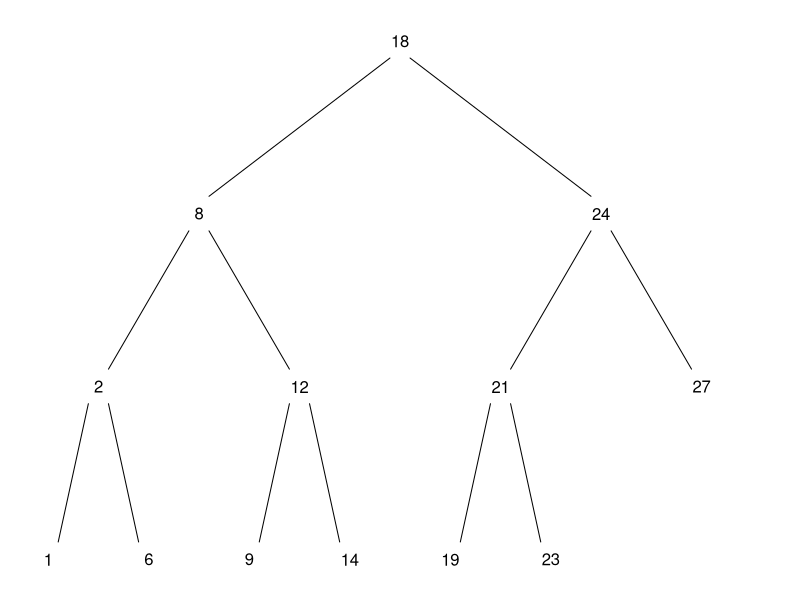
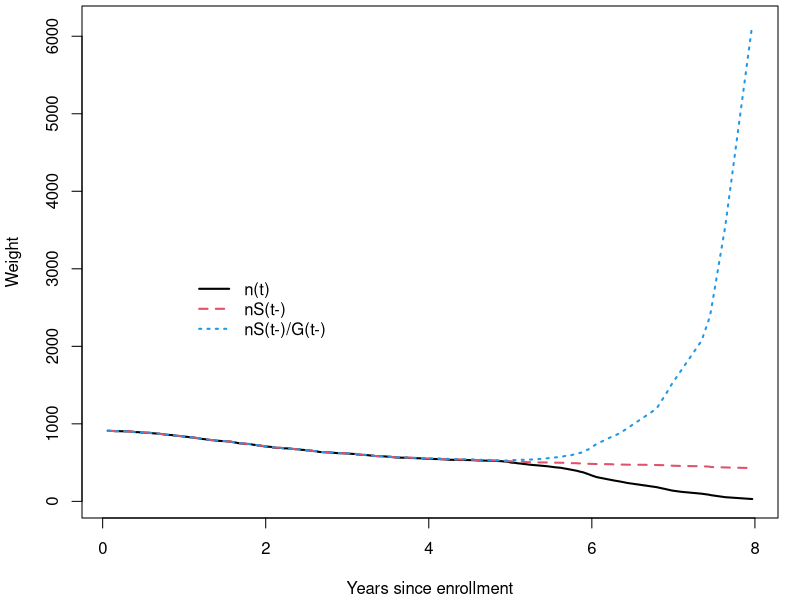
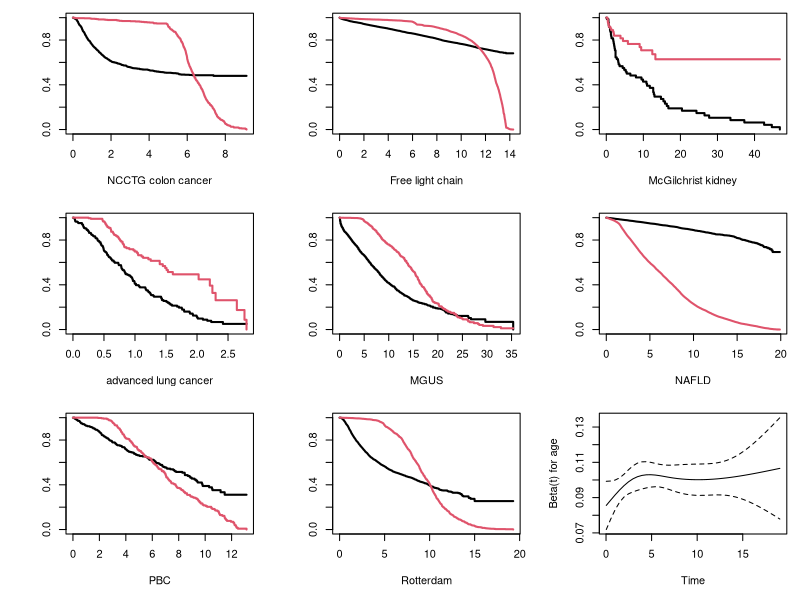
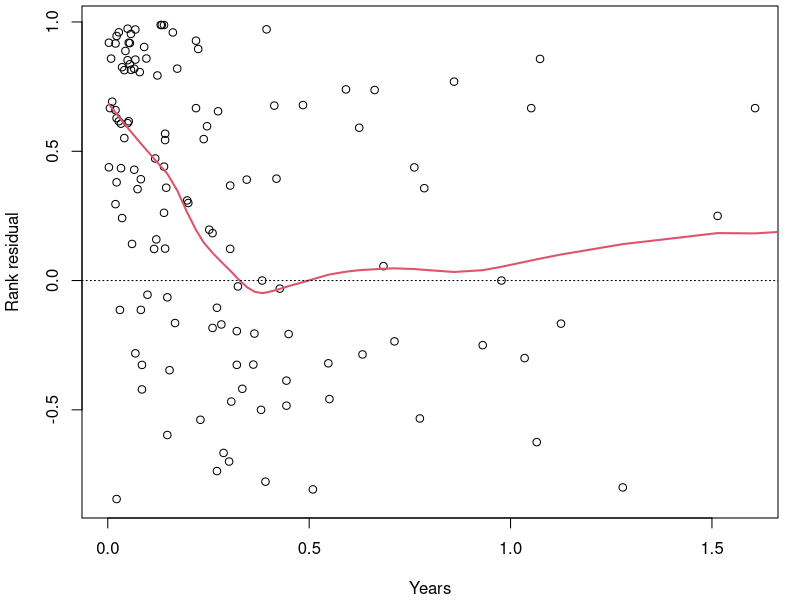

Write the R code that produced these figures, in order.
### R code from vignette source 'concordance.Rnw'

###################################################
### code chunk number 1: concordance.Rnw:23-32
###################################################
options(continue="  ", width=60)
options(SweaveHooks=list(fig=function() par(mar=c(4.1, 4.1, .3, 1.1))))
pdf.options(pointsize=10) #text in graph about the same as regular text
options(contrasts=c("contr.treatment", "contr.poly")) #ensure default

#require("survival")
#library(survival)
library(survival)
library(splines)


###################################################
### code chunk number 2: examples1a
###################################################
# x1 and y2 are both continuous variables
concordance(y2 ~ x1, data= anscombe)


###################################################
### code chunk number 3: examples1b
###################################################
# Fisher's iris data
fit1 <- glm(Species=="versicolor" ~ ., family=binomial, data=iris) 
concordance(fit1)  # equivalent to an AUC


###################################################
### code chunk number 4: examples1c
###################################################
# Anscombe data (all variables are continuous)
fit2 <- lm(y2 ~ x1 + x4, data= anscombe)
concordance(fit2)  # C
sqrt(summary(fit2)$r.squared) # R


###################################################
### code chunk number 5: examples1d
###################################################
# parametric survival 
fit3 <- survreg(Surv(time, status) ~ karno + age + trt, data=veteran)
concordance(fit3)


###################################################
### code chunk number 6: examples1e
###################################################
# 3 Cox models
fit4 <- coxph(Surv(time, status) ~ karno + age + trt, data=veteran)
fit5 <- update(fit4, . ~ . + celltype)
fit6 <- update(fit5, . ~ . + prior)
ctest <- concordance(fit4, fit5, fit6)
ctest


###################################################
### code chunk number 7: balance
###################################################
getOption("SweaveHooks")[["fig"]]()
# The balance figure for the concordance document
btree <- function(n) {
   tfun <- function(n, id, power) {
       if (n==1) id
       else if (n==2) c(2*id, id)
       else if (n==3) c(2*id, id, 2*id+1)
       else {
           nleft <- if (n== power*2) power  else min(power-1, n-power/2)
           c(tfun(nleft, 2*id, power/2), id,
             tfun(n-(nleft+1), 2*id +1, power/2))
           }
       }
   tfun(n, 1, 2^(floor(logb(n-1,2))))
   }

temp <- c(1,2,6,8, 9,12,14, 18, 19, 21, 23, 24, 27    )
indx <- btree(13)

xpos <- 1:15
xpos[4:7] <- tapply(xpos[8:15], rep(1:4, each=2), mean)
xpos[2:3] <- tapply(xpos[4:7], rep(1:2, each=2),mean)
xpos[1] <- mean(xpos[2:3])
ypos <- rep(4:1, c(1,2,4,8))

oldpar <- par(mar=c(1,1,1,1))

plot(xpos, ypos, type='n', xaxt='n', yaxt='n', bty='n',
     xlab="", ylab="")
temp2 <-  c(13,7,5,3,3,3,1,1,1,1,1,1,1)
#text(xpos[indx], ypos[indx], paste(temp, " (", temp2[indx], ")",  sep=''))
text(xpos[indx], ypos[indx], as.character(temp))

delta=.1
for (i in 1:6) {
    segments(xpos[i]-delta, ypos[i]-delta,
             xpos[2*i]+delta, ypos[2*i]+delta)
    segments(xpos[i]+delta, ypos[i]-delta,
             xpos[2*i+1]-delta, ypos[2*i+1] +delta)
}
par(oldpar)


###################################################
### code chunk number 8: concordance.Rnw:311-316
###################################################
# Concordance for a coxph object
concordance(fit4)

# Concordance using predictions from a Cox model
concordance(Surv(time, status) ~ predict(fit4), data = veteran, reverse = TRUE)


###################################################
### code chunk number 9: veteran2
###################################################
fit4b <- coxph(formula = Surv(time, status) ~ karno + age + trt + 
                   strata(celltype), data = veteran)
concordance(fit4b)
table(veteran$celltype)


###################################################
### code chunk number 10: amlexample
###################################################
afit <- survfit(Surv(time, status) ~1, aml, se = FALSE)
summary(afit, times = afit$time[1:6], censor = TRUE)


###################################################
### code chunk number 11: tmwt
###################################################
getOption("SweaveHooks")[["fig"]]()
colonfit <- coxph(Surv(time, status) ~ rx + nodes + extent, data = colon,
                 subset = (etype == 2))   # death only
cord1 <- concordance(colonfit, timewt="n",    ranks=TRUE)
cord2 <- concordance(colonfit, timewt="S",    ranks=TRUE)
cord3 <- concordance(colonfit, timewt="S/G",  ranks=TRUE)
cord4 <- concordance(colonfit, timewt="n/G2", ranks=TRUE)
temp <- c("n(t)"= coef(cord1), S=coef(cord2), "S/G"= coef(cord3), 
          "n/G2"= coef(cord4))
round(temp,5) # 4 different concordance estimates

# Plot the weights over time using the first 3 approaches
matplot(cord1$ranks$time/365.25, cbind(cord1$ranks$timewt,
                                       cord2$ranks$timewt,
                                       cord3$ranks$timewt),
        type= "l", lwd=2, col=c(1,2,4),
        xlab="Years since enrollment", ylab="Weight")
legend(1, 3000, c("n(t)", "nS(t-)", "nS(t-)/G(t-)"), lwd=2,
       col=c(1,2,4), lty=1:3, bty="n")

# Note that n/G2 and S/G are identical
all.equal(cord3$ranks$timewt,cord4$ranks$timewt)


###################################################
### code chunk number 12: manycurve
###################################################
getOption("SweaveHooks")[["fig"]]()
duo <- function(time, status, name, conf.int=FALSE) {
    sfit <- survfit(Surv(time, status) ~1)
    gfit <- survfit(Surv(time, max(status)-status) ~1)
    plot(sfit, conf.int=conf.int, xlab=name, lwd=2)
    lines(gfit, col=2, lwd=2, conf.int = conf.int)
}
oldpar <- par(mfrow=c(3,3), mar=c(5,5,1,1))
with(subset(colon, etype==1), duo(time/365.25, status, "NCCTG colon cancer"))
duo(flchain$futime/365.25, flchain$death, "Free light chain")
duo(kidney$time/12, kidney$status, "McGilchrist kidney")
duo(lung$time/365.25, lung$status, "advanced lung cancer")
duo(mgus2$futime/12, mgus2$death, "MGUS")
duo(nafld1$futime/365.25, nafld1$status, "NAFLD")

duo(pbc$time/365.25, pmin(pbc$status,1), "PBC")
with(rotterdam, duo(pmin(rtime, dtime)/365.25, pmax(recur, death), "Rotterdam"))

nfit <- coxph(Surv(futime/365.25, status) ~ age + male, data = nafld1)
znfit <- cox.zph(nfit, transform = 'identity')
plot(znfit[1], resid = FALSE)
par(oldpar)


###################################################
### code chunk number 13: nafld1
###################################################
nfit <- coxph(Surv(futime/365.25, status) ~ age + male, data = nafld1)
ncord1 <- concordance(nfit, timewt = "n")
ncord2 <- concordance(nfit, timewt = "S")
ncord3 <- concordance(nfit, timewt = "S/G")
ncord4 <- concordance(nfit, timewt = "n/G2")
temp <- c(n = coef(ncord1), S = coef(ncord2), 
          "S/G" = coef(ncord3), "n/G2" = coef(ncord4))
round(temp,6)


###################################################
### code chunk number 14: rankresid (eval = FALSE)
###################################################
## # code for Figure 3
## # pick a dataset with a smaller number of points, and non PH
## vfit <- coxph(Surv(time/365.25, status) ~ age + karno, data = veteran)
## temp <- concordance(vfit, ranks=TRUE)$rank
## # Two outliers at 999 days = 2.7 years stretch the axis too far
## plot(rank ~ time, data=temp, xlim=c(0,1.6),
##      xlab="Years", ylab="Rank residual")
## lines(lowess(temp$time, temp$rank, iter=1), lwd=2, col=2)
## abline(0, 0, lty=3)


###################################################
### code chunk number 15: rankresid2
###################################################
getOption("SweaveHooks")[["fig"]]()
# code for Figure 3
# pick a dataset with a smaller number of points, and non PH
vfit <- coxph(Surv(time/365.25, status) ~ age + karno, data = veteran)
temp <- concordance(vfit, ranks=TRUE)$rank
# Two outliers at 999 days = 2.7 years stretch the axis too far
plot(rank ~ time, data=temp, xlim=c(0,1.6),
     xlab="Years", ylab="Rank residual")
lines(lowess(temp$time, temp$rank, iter=1), lwd=2, col=2)
abline(0, 0, lty=3)


###################################################
### code chunk number 16: rotterdam (eval = FALSE)
###################################################
getOption("SweaveHooks")[["fig"]]()
## # should this be included?
## # recurrence free survival = earlier of recurrence and death
## rdata <- rotterdam
## rdata$rfs <-     with(rdata, ifelse(recur==1, 1, death))
## rdata$rfstime <- with(rdata, ifelse(recur==1, rtime, dtime))/ 365.25
## 
## rfit <- coxph(Surv(rfstime, rfs) ~ age + meno + grade + pspline(nodes), rdata)
## ctemp <- matrix(0, 100, 2)  # concordance and std err
## ctime <- seq(.1, 10, length=100)
## for (i in 1:100) { 
##     temp <- concordance(rfit, ymax=ctime[i])
##     ctemp[i,] <- c(temp$concordance, sqrt(temp$var))
## }
## yhat <- ctemp[,1] + outer(ctemp[,2], c(0, -1.96, 1.96), '*')
## matplot(ctime, yhat, type='l', lty=c(1,2,2), lwd=c(2,1,1), col=1, 
##         xlab="Upper cutoff", ylab="C", ylim=c(0.5,1))


###################################################
### code chunk number 17: test
###################################################
ctest <- concordance(fit4, fit5, fit6)
ctest

# compare concordance values of fit4 and fit5
contr <- c(-1, 1, 0)
dtest <- contr %*% coef(ctest)
dvar  <- contr %*% vcov(ctest) %*% contr

c(contrast=dtest, sd=sqrt(dvar), z=dtest/sqrt(dvar))


###################################################
### code chunk number 18: Cztrans
###################################################
zci <- function(fit, p=.95) {
    ilogist   <- function(p) log(p/(1-p))         # inverse logistic
    logistic  <- function(x) exp(x)/(1 + exp(x))  
    temp <- concordance(fit, influence =1)
    cminus <- temp$concordance - temp$dfbeta # values of concordance, without i

    newd    <- ilogist(temp$concordance) - ilogist(cminus) # dfbeta on new scale
    new.sd  <- sqrt(sum(newd^2))
    old.sd  <- sqrt(sum(temp$dfbeta^2))  # same as sqrt(temp$var)
    
    z <-  qnorm((1-p)/2)
    old.ci  <- temp$concordance + c(z, -z)*old.sd
    new.ci  <- logistic(ilogist(temp$concordance) + c(z, -z)* new.sd)
    rbind(old = old.ci, new= new.ci)
}

round(zci(colonfit), 4)


###################################################
### code chunk number 19: close
###################################################
set.seed(1953)
ytest <- matrix(rexp(20), ncol=2) %*% chol(matrix(c(1, .98, .98, 1), 2))
cor(ytest)
lfit <- lm(ytest[,1] ~ ytest[,2])
zci(lfit)
